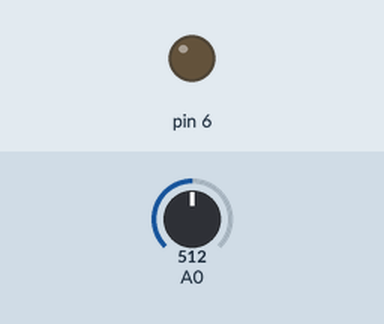
Simulated run of this sketch. Board: Arduino Uno, built with avr-gcc and run on an emulated ATmega328P. Shown: output pins drawn as LEDs (lit = HIGH). The inputs (shaded band) are chosen by the test bench; at power-on: A0 = 512.

Above: at 1.2 s.
1.3 s: A0 set to 716
At 2.5 s:
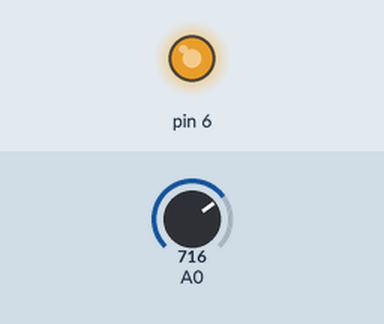
2.8 s: A0 set to 752
At 3.7 s:
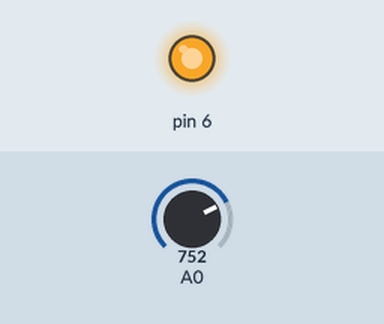
4.3 s: A0 set to 768
At 4.8 s:
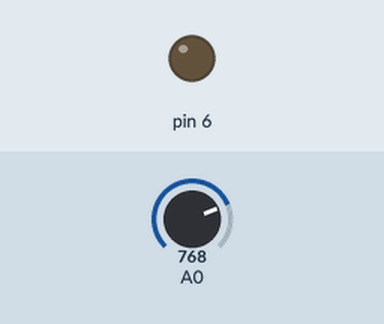
5.8 s: A0 set to 900
At 7.0 s:
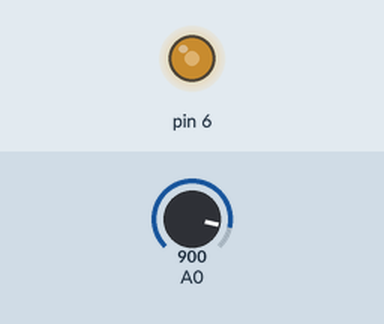
7.3 s: A0 set to 306
At 8.3 s:
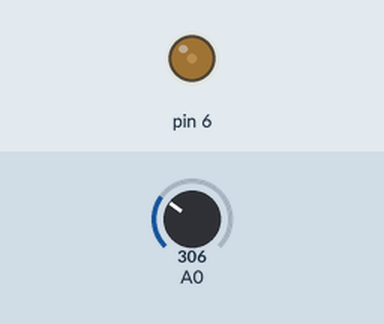
8.8 s: A0 set to 0
At 9.4 s:
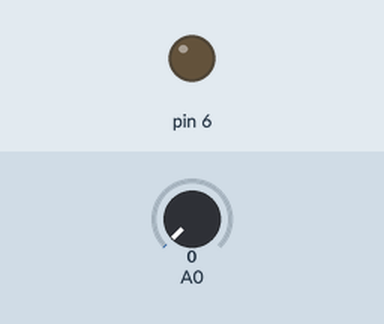
Timing chart, 0 to 11.3 s (numbered marks = the images above; inputs shaded):
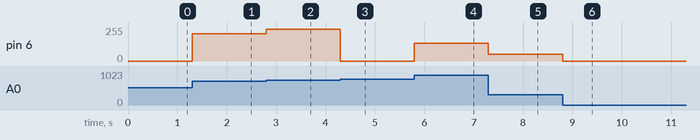

The sketch:

pot_led.ino
```cpp
void setup() {
  // put your setup code here, to run once:
pinMode(6,OUTPUT);
}

void loop() {
  // put your main code here, to run repeatedly:
//possible value 0....1023
int potValue = analogRead(A0);

int mappedValue=map(potValue,0,1023,0,255);
//possible value 0...255
analogWrite(6,potValue);
}
```

Measured:
- the behaviour switches between 767 and 768 on A0 (found by bisection; images 2 and 3)
- after the input at 1.3 s, pin 6: 0/255 → 204/255 at once
- after the input at 2.8 s, pin 6: 204/255 → 240/255 at once
- after the input at 4.3 s, pin 6: 240/255 → 0/255 at once
- after the input at 5.8 s, pin 6: 0/255 → 132/255 at once
- after the input at 7.3 s, pin 6: 132/255 → 50/255 at once
- after the input at 8.8 s, pin 6: 50/255 → 0/255 at once
